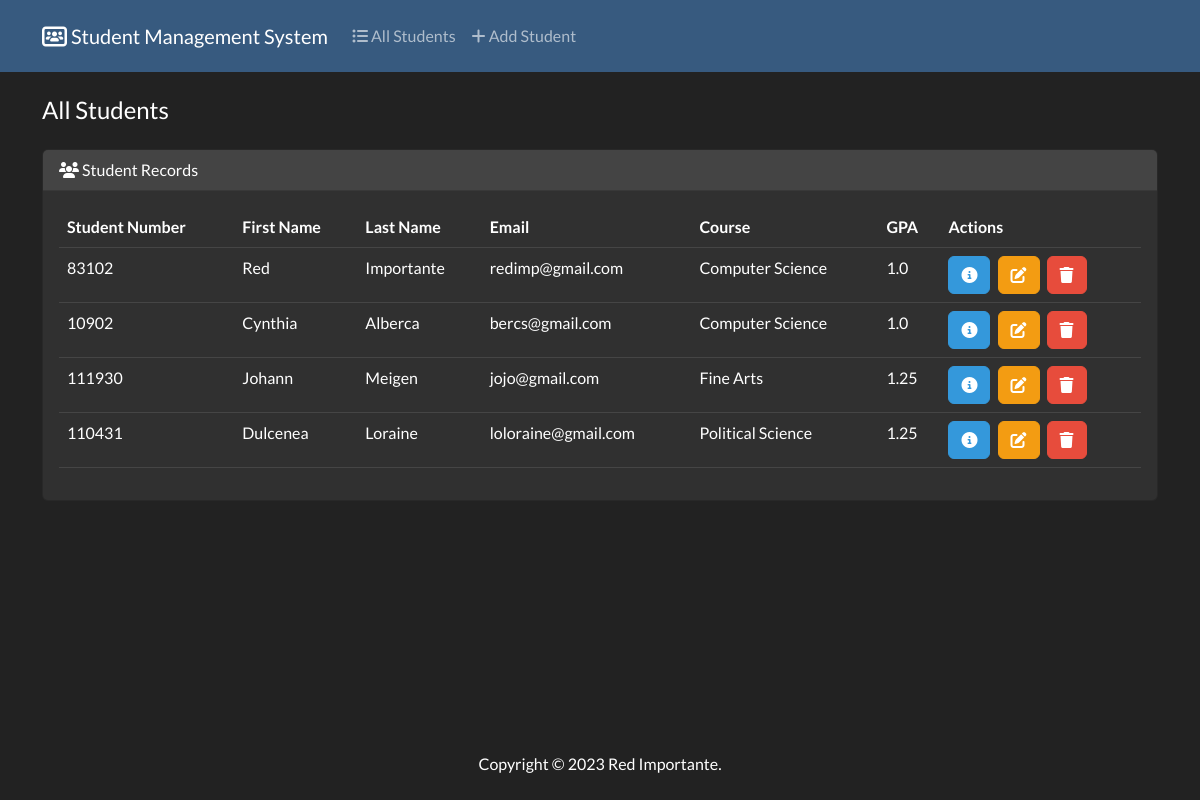
The page / on the database its author committed.
### students/models.py (models this page shows, shortened)
class Student(models.Model):
  student_number = models.PositiveIntegerField()
  first_name = models.CharField(max_length=50)
  last_name = models.CharField(max_length=50)
  email = models.EmailField(max_length=100)
  course = models.CharField(max_length=50)
  gpa = models.FloatField()

### students/views.py (the view)
# urls.py: path('', views.index, name='index'),
def index(request):
  return render(request, 'students/index.html', {
    'students': Student.objects.all()
  })

### students/templates/students/index.html (shortened to what this page needs)
{% extends "students/base.html" %}
{% block body %}
<h4 class="my-4">All Students</h4>
<div class="row">
  <div class="col-12">
    {% if students %}
    <div class="card text-white bg-dark mb-4">
      <div class="card-header">
        <i class="fa-solid fa-users"></i>
        Student Records
      </div>
      <div class="card-body">
        <div class="table-responsive">
          <table class="table table-hover">
            <thead>
              <tr class="table-dark">
                <th scope="col">Student Number</th>
                <th scope="col">First Name</th>
                <th scope="col">Last Name</th>
                <th scope="col">Email</th>
                <th scope="col">Course</th>
                <th scope="col">GPA</th>
                <th scope="col">Actions</th>
              </tr>
            </thead>
            <tbody>
              {% for student in students %}
              <tr class="table-dark">
                <td>{{ student.student_number }}</td>
                <td>{{ student.first_name }}</td>
                <td>{{ student.last_name }}</td>
                <td>{{ student.email }}</td>
                <td>{{ student.course }}</td>
                <td>{{ student.gpa }}</td>
                <td>
                  <button
                    type="button"
                    class="btn btn-info me-1"
                    href="{% url 'view_student' student.id %}"
                    data-bs-toggle="modal"
                    data-bs-target="#myModal{{student.id}}"
                  >
                    <i class="fa-solid fa-circle-info"></i>
                  </button>
                  <a
                    href="{% url 'edit' student.id %}"
                    class="btn btn-warning me-1"
                  >
                    <i class="fa-solid fa-pen-to-square"></i>
                  </a>
                  <button
                    type="button"
                    class="btn btn-danger"
                    data-bs-toggle="modal"
                    data-bs-target="#delete{{student.id}}"
                  >
                    <i class="fa-solid fa-trash"></i>
                  </button>
                </td>
              </tr>
              {% endfor %}
            </tbody>
          </table>
        </div>
      </div>
    </div>
    {% else %}
    <p class="alert alert-dark text-center">
      <i class="fa-solid fa-user-xmark"></i>
      No Student Records
    </p>
    {% endif %}
  </div>
</div>
{% endblock %}

### students/templates/students/base.html (shortened to what this page needs)
{% load static %}
<!DOCTYPE html>
<html lang="en">
  <head>
    <link rel="stylesheet" href="{% static 'css/bootstrap.min.css' %}" />
    <link
      rel="stylesheet"
      href="https://cdnjs.cloudflare.com/ajax/libs/font-awesome/6.4.2/css/all.min.css"
    />
  </head>
  <body class="d-flex flex-column min-vh-100">
    <nav class="navbar navbar-expand-lg bg-primary" data-bs-theme="dark">
      <div class="container">
        <a class="navbar-brand" href="{% url 'index' %}">
          <i class="fa-solid fa-users-rectangle"></i>
          Student Management System
        </a>
        <div class="collapse navbar-collapse" id="navbarColor01">
          <ul class="navbar-nav me-auto">
            <li class="nav-item">
              <a class="nav-link" href="{% url 'index' %}">
                <i class="fa-solid fa-list-ul"></i>
                All Students
              </a>
            </li>
            <li class="nav-item">
              <a class="nav-link" href="{% url 'add' %}">
                <i class="fa-solid fa-plus"></i>
                Add Student
              </a>
            </li>
          </ul>
        </div>
      </div>
    </nav>
    <div class="container">
      {% block body %}
      {% endblock %}
    </div>
    <footer class="mt-auto mb-4">
      <div class="text-center">
        <span>
          Copyright &copy;
          Red Importante.
        </span>
      </div>
    </footer>
  </body>
</html>

### rows shown on the page
Student: student_number "83102", first_name "Red", last_name "Importante", email "redimp@gmail.com", course "Computer Science", gpa "1.0"
Student: student_number "10902", first_name "Cynthia", last_name "Alberca", email "bercs@gmail.com", course "Computer Science", gpa "1.0"
Student: student_number "111930", first_name "Johann", last_name "Meigen", email "jojo@gmail.com", course "Fine Arts", gpa "1.25"
Student: student_number "110431", first_name "Dulcenea", last_name "Loraine", email "loloraine@gmail.com", course "Political Science", gpa "1.25"
